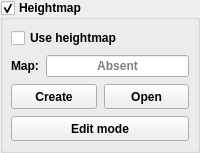
            <widget class="GroupBox" name="grpHeightMap">
             <property name="enabled">
              <bool>true</bool>
             </property>
             <property name="font">
              <font>
               <weight>75</weight>
               <bold>true</bold>
              </font>
             </property>
             <property name="title">
              <string>Heightmap</string>
             </property>
             <property name="checkable">
              <bool>true</bool>
             </property>
             <property name="overrided" stdset="0">
              <bool>false</bool>
             </property>
             <layout class="QVBoxLayout" name="verticalLayout_16">
              <property name="leftMargin">
               <number>8</number>
              </property>
              <property name="topMargin">
               <number>8</number>
              </property>
              <property name="rightMargin">
               <number>8</number>
              </property>
              <property name="bottomMargin">
               <number>9</number>
              </property>
              <item>
               <widget class="QWidget" name="widgetHeightMap" native="true">
                <layout class="QVBoxLayout" name="verticalLayout_15">
                 <property name="spacing">
                  <number>7</number>
                 </property>
                 <property name="leftMargin">
                  <number>0</number>
                 </property>
                 <property name="topMargin">
                  <number>0</number>
                 </property>
                 <property name="rightMargin">
                  <number>0</number>
                 </property>
                 <property name="bottomMargin">
                  <number>0</number>
                 </property>
                 <item>
                  <widget class="QCheckBox" name="chkHeightMapUse">
                   <property name="text">
                    <string>Use heightmap</string>
                   </property>
                  </widget>
                 </item>
                 <item>
                  <layout class="QHBoxLayout" name="horizontalLayout_22">
                   <item>
                    <widget class="QLabel" name="label_15">
                     <property name="text">
                      <string>Map:</string>
                     </property>
                    </widget>
                   </item>
                   <item>
                    <widget class="QLineEdit" name="txtHeightMap">
                     <property name="focusPolicy">
                      <enum>Qt::NoFocus</enum>
                     </property>
                     <property name="text">
                      <string/>
                     </property>
                     <property name="alignment">
                      <set>Qt::AlignCenter</set>
                     </property>
                     <property name="readOnly">
                      <bool>true</bool>
                     </property>
                     <property name="placeholderText">
                      <string>Absent</string>
                     </property>
                    </widget>
                   </item>
                  </layout>
                 </item>
                 <item>
                  <layout class="QHBoxLayout" name="horizontalLayout_21">
                   <item>
                    <widget class="StyledToolButton" name="cmdHeightMapCreate">
                     <property name="sizePolicy">
                      <sizepolicy hsizetype="Preferred" vsizetype="Fixed">
                       <horstretch>0</horstretch>
                       <verstretch>0</verstretch>
                      </sizepolicy>
                     </property>
                     <property name="minimumSize">
                      <size>
                       <width>0</width>
                       <height>25</height>
                      </size>
                     </property>
                     <property name="text">
                      <string>Create</string>
                     </property>
                    </widget>
                   </item>
                   <item>
                    <widget class="StyledToolButton" name="cmdHeightMapLoad">
                     <property name="sizePolicy">
                      <sizepolicy hsizetype="Preferred" vsizetype="Fixed">
                       <horstretch>0</horstretch>
                       <verstretch>0</verstretch>
                      </sizepolicy>
                     </property>
                     <property name="minimumSize">
                      <size>
                       <width>0</width>
                       <height>25</height>
                      </size>
                     </property>
                     <property name="text">
                      <string>Open</string>
                     </property>
                    </widget>
                   </item>
                  </layout>
                 </item>
                 <item>
                  <widget class="StyledToolButton" name="cmdHeightMapMode">
                   <property name="sizePolicy">
                    <sizepolicy hsizetype="Preferred" vsizetype="Fixed">
                     <horstretch>0</horstretch>
                     <verstretch>0</verstretch>
                    </sizepolicy>
                   </property>
                   <property name="minimumSize">
                    <size>
                     <width>42</width>
                     <height>25</height>
                    </size>
                   </property>
                   <property name="text">
                    <string>Edit mode</string>
                   </property>
                   <property name="checkable">
                    <bool>true</bool>
                   </property>
                  </widget>
                 </item>
                </layout>
               </widget>
              </item>
             </layout>
            </widget>
